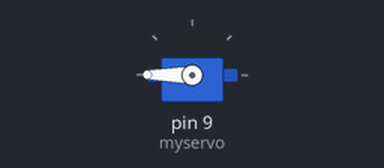
The sketch below on a simulated Arduino Uno, built with avr-gcc and run on an emulated ATmega328P. Parts: servo.

Above: at 0.05 s.
Timing chart, 0 to 3.0 s (numbered marks = the images above):
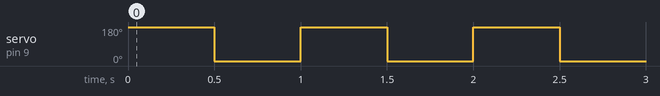

Measured:
- by itself, servo on pin 9 (myservo): alternates 180° for 0.50 s and 0° for 0.50 s

The sketch:

servo.ino
```cpp
#include <Servo.h>

Servo myservo; // 建立Servo物件，控制伺服馬達

void setup()
{
  myservo.attach(9); // 連接數位腳位9，伺服馬達的訊號線
}

void loop()
{
  myservo.write(180);
  delay(500);
  myservo.write(0);
  delay(500);
}
```
